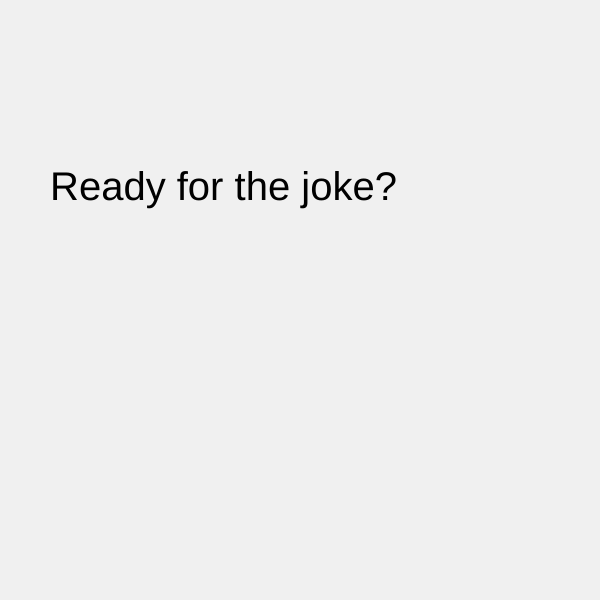
Frame 1 (no input)
Frame 60 (no input): identical to frame 1, image omitted
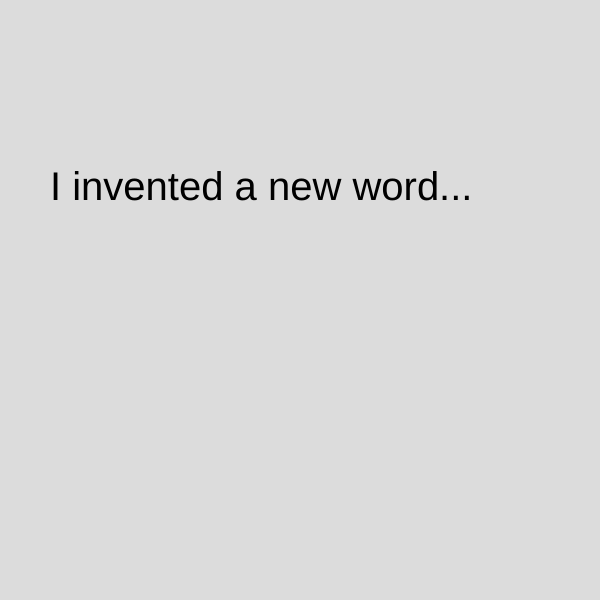
Frame 120 (the mouse pressed at the canvas centre since frame 60)

The p5.js sketch that drew these frames (run headless with seeded random() and noise() and a simulated clock; from frame 60 on, the mouse is pressed at the canvas centre):

// p5.js sketch
// ── sketch.js
var myState=0;
var timer=0;
function setup() {
  createCanvas(600,600);
}

function draw() {
  textSize(40);
  switch(myState){
    case 0:
    background(240);
    fill(0);
    text("Ready for the joke?",50,200);
    timer++;
    if(timer>=100){
      myState=1;
      timer=0;
    }
    break;

    case 1:
    background(220);
    fill(0);
    text("I invented a new word...",50,200);
    timer++;
    if(timer>=100){
      myState=2;
      timer=0;
    }
    break;

    case 2:
    background(200);
    fill(0);
    text("I invented a new word...",50,200);
    text("Plagiarism!", 60, 250);
    timer++;
    if(timer>=100){
      myState=0;
      timer=0;
    }
    break;
  }
}
